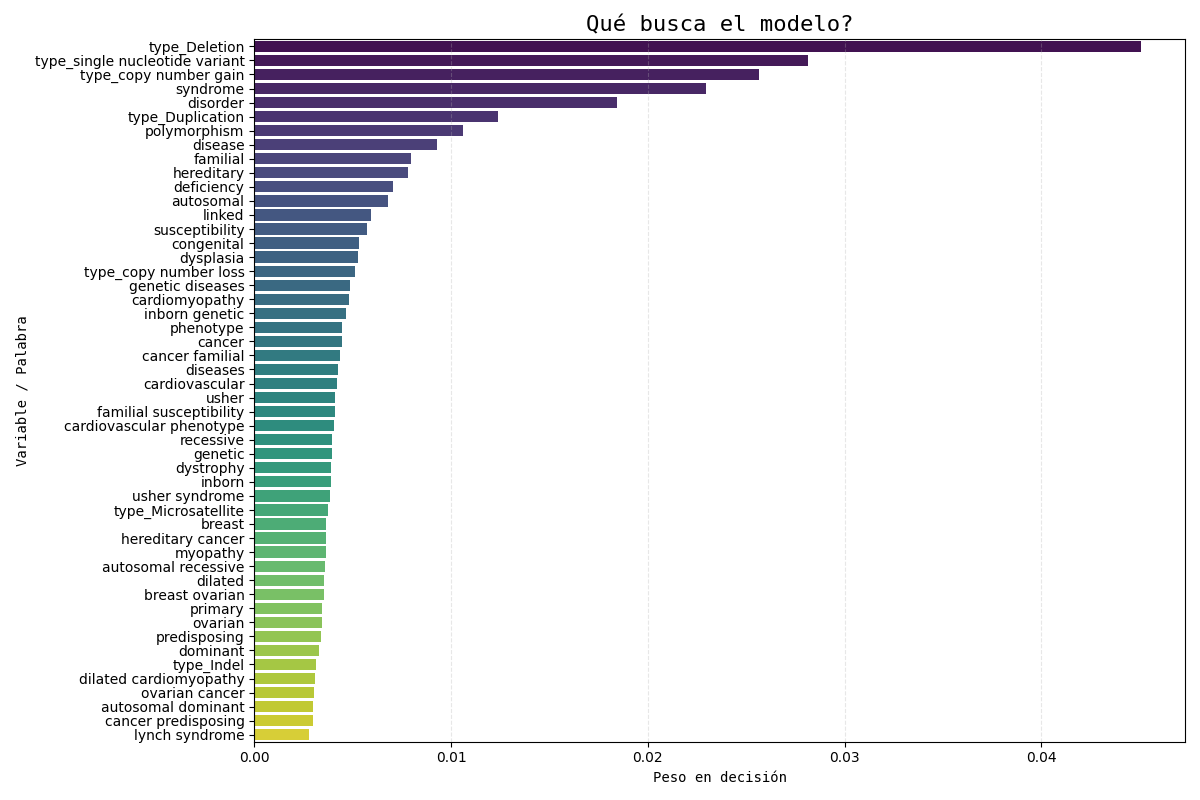

This chart was generated by the following Python code:
import pandas as pd
import joblib
import matplotlib.pyplot as plt
import numpy as np
import seaborn as sns

try:
    rf_model = joblib.load('../binarios/modelo_clinvar_v2.pkl')
    vectorizer = joblib.load('../binarios/vectorizador_clinvar_v2.pkl')
    print("Modelos Cargados [OK]")
except:
    print("Error: No encuentro los .pkl en ../binarios/")
    exit()

importancias = rf_model.feature_importances_
nombres_features = rf_model.feature_names_in_

df_imp = pd.DataFrame({'Feature': nombres_features, 'Importance': importancias})
df_imp = df_imp.sort_values(by='Importance', ascending=False).head(50) 

plt.figure(figsize=(12, 8))
sns.barplot(data=df_imp, x='Importance', y='Feature', palette='viridis')

plt.title('Qué busca el modelo?', fontdict={'family': 'monospace', 'size': 16})
plt.xlabel('Peso en decisión', fontdict={'family': 'monospace'})
plt.ylabel('Variable / Palabra', fontdict={'family': 'monospace'})
plt.grid(axis='x', linestyle='--', alpha=0.3)

plt.tight_layout()
plt.savefig('auditoria_modelo.png')
print("grafico generado: 'auditoria_modelo.png' [OK]")
plt.show()